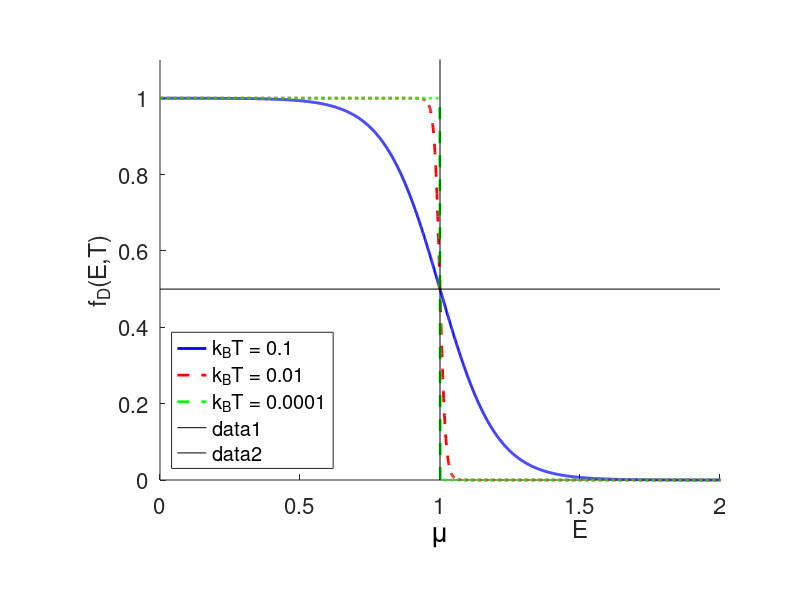

Reproduce this figure in MATLAB.
clear all; close all; clc

L_kT = [0.1 0.01 0.0001 ];
N_kT = numel(L_kT);

mu = 1;

L_Emu = 0:0.001:4;


f4 = figure(4);
hold on;

symb(1,1:3) = '-b ';
symb(2,1:3) = '--r';
symb(3,1:3) = '--g';
symb(4,1:3) = '-k ';
leg_txt = cell(N_kT,1);


ic   = 0;
for ic = 1: N_kT
    bmu = 1./L_kT(ic);
    L_f = 1./(exp(bmu.*(L_Emu-1))+1);
    plot(L_Emu,L_f,symb(ic,:),'linewidth',2); hold on;
    leg_txt(ic) = {['k_{B}T = ',num2str(1./bmu)]};
end


xlabel('E','fontsize',20,'position',[1.5,-.1]);
ylabel('f_{D}(E,T)','fontsize',20);

set(gca,'position',[0.2 0.2 0.7 0.7]);
set(gca,'fontsize',16);
legend(leg_txt,'Location','SouthWest')


plot([0 2],[.5 .5],'-k'); 
plot([1 1],[0 1.2],'-k'); 

axis([0 2 0 1.1])


text(1,-0.15,'\mu','fontsize',20,'HorizontalAlignment','center')

set(gca,'position',[0.2 0.2 0.7 0.7]);
set(gca,'fontsize',16);


fn4 = '../Bilder/fermi_dirac.eps';


saveas(f4,fn4,'psc2')








